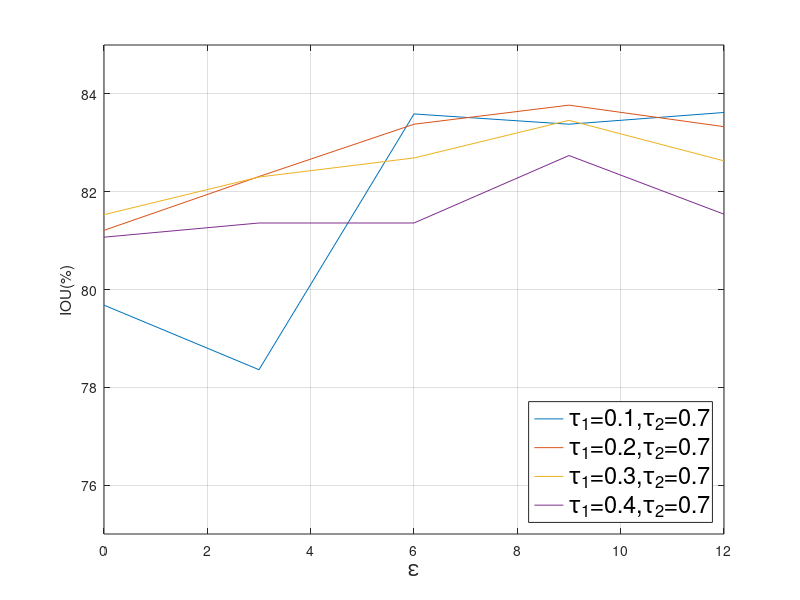
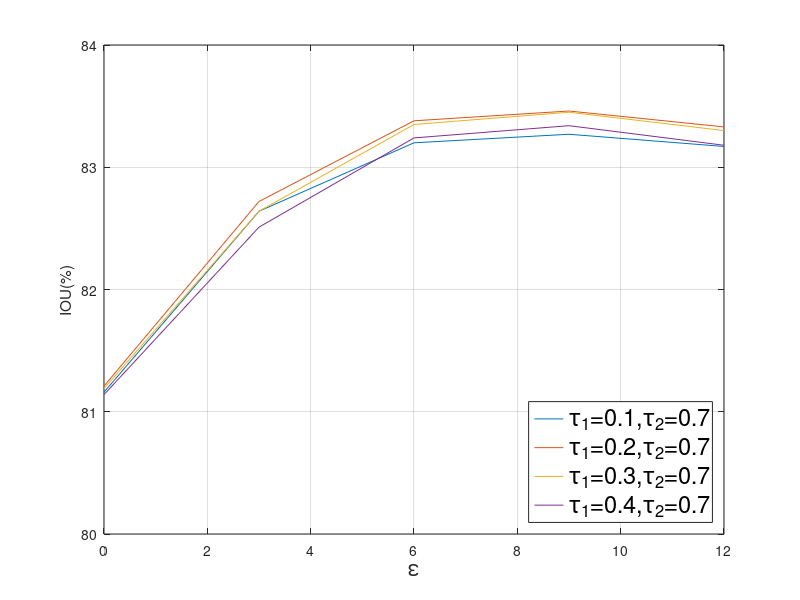

MATLAB code to generate these figures, in order:
clear;
x=[0,3,6,9,12];
y1=[79.68,78.36,83.59,83.38,83.62];
y2=[81.21,82.31,83.38,83.77,83.33];
y3=[81.53,82.30,82.69,83.46,82.63];
y4=[81.07,81.36,81.36,82.74,81.54];

figure(1)
plot(x,y1,x,y2,x,y3,x,y4);
axis([0 12 75,85]);
grid on;
legend({'\tau_{1}=0.1,\tau_2=0.7','\tau_1=0.2,\tau_2=0.7','\tau_1=0.3,\tau_2=0.7','\tau_1=0.4,\tau_2=0.7'},'Location','southeast','FontSize',17);
xlabel('\epsilon','FontSize',16);
ylabel('IOU(%)');


x=[0,3,6,9,12];
y1=[81.16,82.64,83.20,83.27,83.17];
y2=[81.21,82.72,83.38,83.46,83.33];
y3=[81.19,82.64,83.35,83.45,83.30];
y4=[81.14,82.51,83.24,83.34,83.18];

figure(2)
plot(x,y1,x,y2,x,y3,x,y4);
axis([0 12 80,84]);
grid on;
legend({'\tau_1=0.1,\tau_2=0.7','\tau_1=0.2,\tau_2=0.7','\tau_1=0.3,\tau_2=0.7','\tau_1=0.4,\tau_2=0.7'},'Location','southeast','FontSize',17);
xlabel('\epsilon','FontSize',16);
ylabel('IOU(%)');
